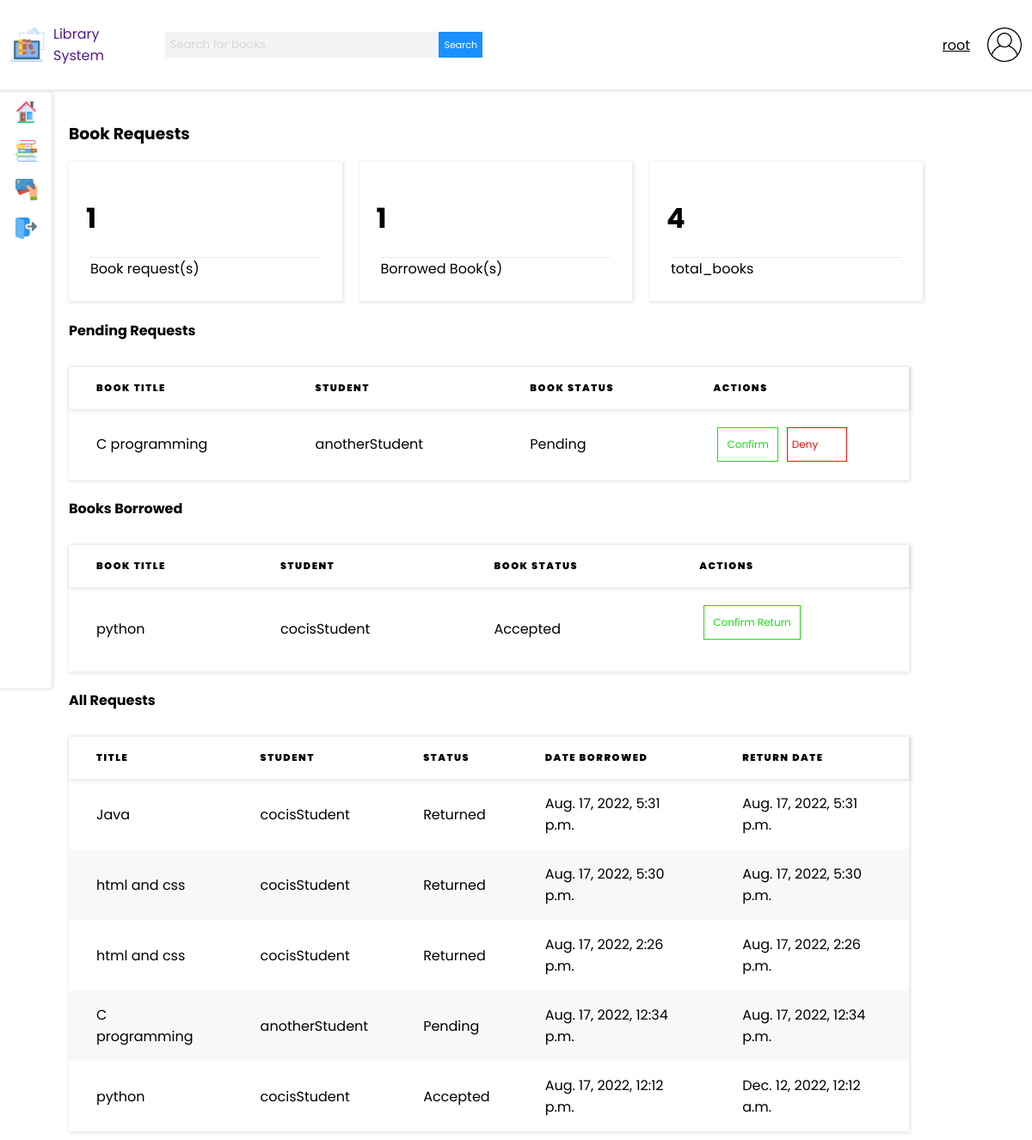
Page /books/book_requests/ (signed in) on the earlier database version.
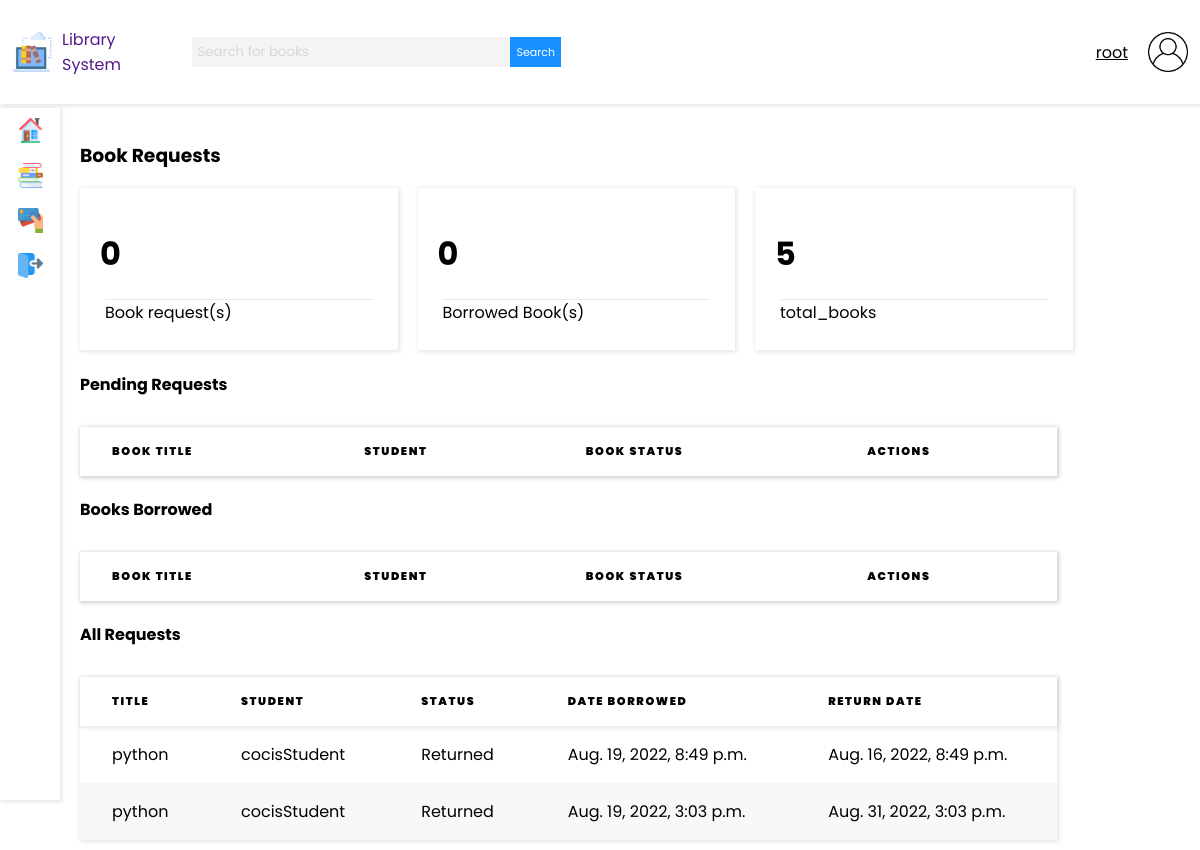
Same page on the later database version.
### base/models.py (models this page shows, shortened)
class Order(models.Model):
    STATUS = (
        ('Pending', 'Pending'),
        ('Accepted', 'Accepted'),
        ('Returned', 'Returned'),
    )
    book_name = models.ForeignKey(Book, null=True, on_delete=models.SET_NULL)
    date_borrowed = models.DateTimeField(
        auto_now_add=False, auto_now=False, blank=True)
    return_date = models.DateTimeField(
        auto_now_add=False, auto_now=False, blank=True)
    status = models.CharField(max_length=200, null=True, choices=STATUS)
    student_name = models.ForeignKey(
        User, null=True, on_delete=models.SET_NULL)

class Book(models.Model):
    title = models.CharField(max_length=200)
    author = models.CharField(max_length=200)
    description = models.TextField(null=True, blank=True)
    updated = models.DateField(auto_now=True)
    updated = models.DateField(auto_now_add=True)
    def __str__(self):
        return self.title

### base/views.py (the view)
# urls.py: path('books/book_requests/', views.bookRequests, name='book_requests'),
@login_required(login_url='/login')
def bookRequests(request):
    total_orders = Order.objects.filter(
        status='Pending',
        student_name=request.user
    )
    total_orders_admin = Order.objects.filter(status='Pending')
    borrowed_books = Order.objects.filter(status="Accepted")
    user_role = Role.objects.get(user=request.user.id)
    total_books = Book.objects.count()
    current_book_borrowed = Order.objects.filter(
        student_name=request.user).order_by("-id")[:1]
    all_requests = Order.objects.all().order_by("-id")
    current = {}
    return_warn_message = ""
    if len(current_book_borrowed) > 0:
        current = current_book_borrowed[0]
        return_date = str(current.return_date).split(" ")
        now = str(datetime.now()).split(" ")
        return_date = datetime.strptime(return_date[0], '%Y-%m-%d')
        now = datetime.strptime(now[0], '%Y-%m-%d')
        diff = (now-return_date).days
        if diff >= 3 and current.status == "Accepted":
            return_warn_message = "You have been fined 5000 for exceeding the return date by 3 days"
        if diff >= 10:
            return_warn_message = "You have been fined 15000 for exceeding the return date by 10 days"
        elif diff < 1 and abs(diff) <= 3:
            return_warn_message = "You have " + \
                str(abs(diff)) + \
                " day(s) until the return date"
        elif abs(diff) < 3 and current.status == "Accepted":
            return_warn_message = "You have " + \
                str(abs(diff)) + \
                " day(s) to return this book or you will be fined. Note that you have exceeded the return date"
    else:
        current["status"] = "Returned"
    context = {
        'total_order_count': len(total_orders_admin),
        'total_orders': total_orders,
        'total_borrowed': len(borrowed_books),
        'user_role': user_role,
        'borrowed_books': borrowed_books,
        'total_books': total_books,
        "total_orders_admin": total_orders_admin,
        "current_book_borrowed": current,
        "return_warn_message": return_warn_message,
        "all_requests": all_requests
    }
    return render(request, "books/book_requests.html", context)

### templates/books/book_requests.html (shortened to what the changed rows need)
{% extends 'main.html' %}
{% load static %}
{% block content %}
{% if user_role.role == 'Student' %}
<div class="">
    <div class="book_request_card">
        <h4>Current Book Borrowed</h4>
        {% if current_book_borrowed.status == "Returned" %}
        <p>You have no borrowed book</p>
        {% else %}
        {% if return_warn_message != "" and current_book_borrowed.status == "Accepted" %}
        <ul class="messages">
            <li class="alert">{{ return_warn_message }}</li>
        </ul>
        {% endif %}
        <table>
            <tbody>
                <tr>
                    <td>Book Title</td>
                    <td>{{ current_book_borrowed.book_name }}</td>
                </tr>
                <tr>
                    <td>Date Borrowed</td>
                    <td>{{ current_book_borrowed.date_borrowed }}</td>
                </tr>
                <tr>
                    <td>Return Date</td>
                    <td>{{ current_book_borrowed.return_date }}</td>
                </tr>
                <tr>
                    <td>Status</td>
                    <td>{{ current_book_borrowed.status }}</td>
                </tr>
                <tr>
                    <td>Action</td>
                    <td>
                        {% if current_book_borrowed.status == "Pending" %}
                        <a href="{% url 'deny_book' current_book_borrowed.id %}" class="deny-button">Cancel Request</a>
                        {% else %}
                        <p>No Actions</p>
                        {% endif %}
                    </td>
                </tr>
            </tbody>`
        </table>
        {% endif %}
    </div>
    <h4>Pending Book Requests</h4>
    <table>
        <thead>
            <tr>
                <th>Title</th>
                <th>Status</th>
                <th>Return Date</th>
            </tr>
        </thead>
        <tbody>
            {% for book in total_orders %}
            <tr>
                <td>{{ book.book_name }}</td>
                <td>{{ book.status }}</td>
                <td>{{ book.return_date }}</td>
            </tr>
            {% endfor %}
        </tbody>
    </table>
</div>
{% else %}
<h3>Book Requests</h3>
<div class="dashboard-card-container">
    <div class="dashboard-card">
        <h1>{{ total_order_count }}</h1>
        <p>Book request(s)</p>
    </div>
    <div class="dashboard-card">
        <h1>{{ total_borrowed }}</h1>
        <p>Borrowed Book(s)</p>
    </div>
    <div class="dashboard-card">
        <h1>{{ total_books }}</h1>
        <p>total_books</p>
    </div>
</div>
<div>
    <div class="table-header">
        <h4 class="table-title">Pending Requests</h4>
    </div>
    <table class="books-table-container">
        <thead>
            <tr>
                <th>Book Title</th>
                <th>Student</th>
                <th>Book Status</th>
                <th>Actions</th>
            </tr>
        </thead>
        <tbody>
            {% for order in total_orders_admin %}
            <tr>
                <td>{{ order.book_name }}</td>
                <td>{{ order.student_name}}</td>
                <td>{{ order.status }}</td>
                <td class="table-actions">
                    <a href="{% url 'confirm_book' order.id %}" class="confirm-button">Confirm</a>
                    <a href="{% url 'deny_book' order.id %}" class="deny-button">Deny</a>
                </td>
            </tr>
            {% endfor %}
        </tbody>
    </table>
</div>
<div>
    <div class="table-header">
        <h4 class="table-title">Books Borrowed</h4>
    </div>
    <table class="books-table-container">
        <thead>
            <tr>
                <th>Book Title</th>
                <th>Student</th>
                <th>Book Status</th>
                <th>Actions</th>
            </tr>
        </thead>
        <tbody>
            {% for order in borrowed_books %}
            <tr>
                <td>{{ order.book_name }}</td>
                <td>{{ order.student_name}}</td>
                <td>{{ order.status }}</td>
                <td class="table-actions">
                    <form method="post" action="{% url 'return_book' order.id %}">
                        <button type="submit" class="confirm-button">Confirm Return</button>
                    </form>
                </td>
            </tr>
            {% endfor %}
        </tbody>
    </table>
</div>
<div>
    <div class="table-header">
        <h4 class="table-title">All Requests</h4>
    </div>
    <table class="books-table-container">
        <thead>
            <tr>
                <th>Title</th>
                <th>Student</th>
                <th>Status</th>
                <th>Date Borrowed</th>
                <th>Return Date</th>
            </tr>
        </thead>
        <tbody>
            {% for order in all_requests %}
            <tr>
                <td>{{ order.book_name }}</td>
                <td>{{ order.student_name }}</td>
                <td>{{ order.status }}</td>
                <td>{{ order.date_borrowed }}</td>
                <td>{{ order.return_date }}</td>
            </tr>
            {% endfor %}
        </tbody>
    </table>
    {% endif %}
    {% endblock %}

Differences in the rows shown:
removed Order: book_name "C programming", student_name "anotherStudent", status "Pending", date_borrowed "Aug. 17, 2022, 12:34 p.m.", return_date "Aug. 17, 2022, 12:34 p.m."
removed Order: book_name "python", student_name "cocisStudent", status "Accepted", date_borrowed "Aug. 17, 2022, 12:12 p.m.", return_date "Dec. 12, 2022, 12:12 a.m."
removed Order: book_name "Java", student_name "cocisStudent", status "Returned", date_borrowed "Aug. 17, 2022, 5:31 p.m.", return_date "Aug. 17, 2022, 5:31 p.m.", shown under "All Requests"
removed Order: book_name "html and css", student_name "cocisStudent", status "Returned", date_borrowed "Aug. 17, 2022, 5:30 p.m.", return_date "Aug. 17, 2022, 5:30 p.m.", shown under "All Requests"
removed Order: book_name "html and css", student_name "cocisStudent", status "Returned", date_borrowed "Aug. 17, 2022, 2:26 p.m.", return_date "Aug. 17, 2022, 2:26 p.m.", shown under "All Requests"
added Order: book_name "python", student_name "cocisStudent", status "Returned", date_borrowed "Aug. 19, 2022, 8:49 p.m.", return_date "Aug. 16, 2022, 8:49 p.m.", shown under "All Requests"
added Order: book_name "python", student_name "cocisStudent", status "Returned", date_borrowed "Aug. 19, 2022, 3:03 p.m.", return_date "Aug. 31, 2022, 3:03 p.m.", shown under "All Requests"
Other differences:
{{ total_order_count }}: "1" → "0"
{{ total_borrowed }}: "1" → "0"
{{ total_books }}: "4" → "5"
